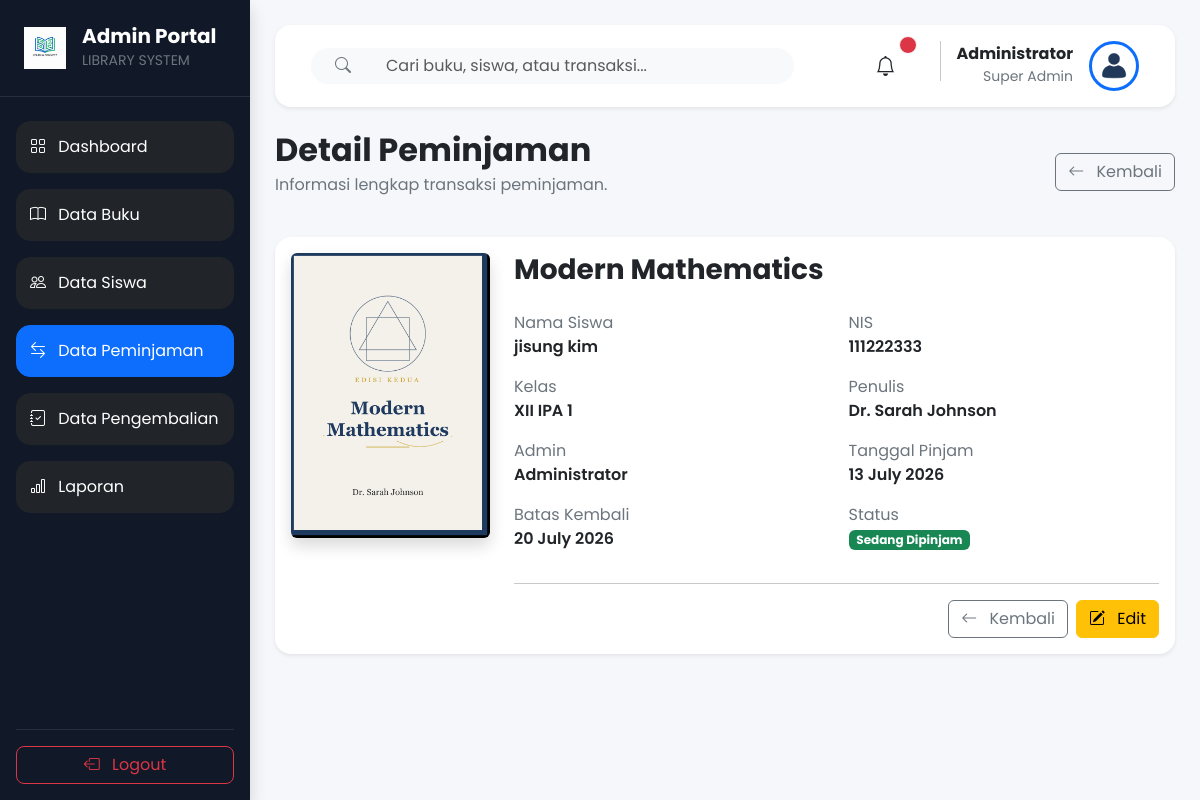
Page /admin/detail_peminjaman.php?id=6 (signed in) on the committed database.
### tables this page shows
CREATE TABLE `peminjaman` (
  `id_pinjam` int(11) NOT NULL,
  `id_siswa` int(11) NOT NULL,
  `id_buku` int(11) NOT NULL,
  `id_admin` int(11) NOT NULL,
  `tanggal_pinjam` date DEFAULT NULL,
  `batas_kembali` date DEFAULT NULL,
  `status` enum('Dipinjam','Dikembalikan','Terlambat') DEFAULT 'Dipinjam'
);

CREATE TABLE `buku` (
  `id_buku` int(11) NOT NULL,
  `isbn` varchar(30) DEFAULT NULL,
  `judul` varchar(200) NOT NULL,
  `penulis` varchar(150) DEFAULT NULL,
  `penerbit` varchar(150) DEFAULT NULL,
  `tahun_terbit` year(4) DEFAULT NULL,
  `stok` int(11) DEFAULT 0,
  `cover` varchar(255) DEFAULT NULL,
  `deskripsi` text DEFAULT NULL,
  `id_kategori` int(11) DEFAULT NULL,
  `id_lokasi` int(11) DEFAULT NULL
);

CREATE TABLE `siswa` (
  `id_siswa` int(11) NOT NULL,
  `nis` varchar(20) NOT NULL,
  `nama_siswa` varchar(100) NOT NULL,
  `kelas` varchar(30) DEFAULT NULL,
  `jenis_kelamin` enum('L','P') DEFAULT NULL,
  `email` varchar(100) DEFAULT NULL,
  `no_hp` varchar(20) DEFAULT NULL,
  `alamat` text DEFAULT NULL,
  `password` varchar(255) NOT NULL,
  `foto` varchar(255) DEFAULT NULL,
  `created_at` timestamp NOT NULL DEFAULT current_timestamp()
);

### admin/detail_peminjaman.php (the view, shortened to what this page needs)
<?php
include "../config/koneksi.php";
$id = $_GET['id'];
$query = mysqli_query($conn,"
SELECT
peminjaman.*,
siswa.nama_siswa,
siswa.nis,
siswa.kelas,
siswa.foto,
buku.judul,
buku.penulis,
buku.cover,
admin.nama_admin
FROM peminjaman
INNER JOIN siswa
ON siswa.id_siswa=peminjaman.id_siswa
INNER JOIN buku
ON buku.id_buku=peminjaman.id_buku
INNER JOIN admin
ON admin.id_admin=peminjaman.id_admin
WHERE peminjaman.id_pinjam='$id'
");
$data = mysqli_fetch_assoc($query);
include "../includes/header.php";
include "../includes/sidebar_admin.php";
?>
<div
class="container-fluid"
style="
margin-left:250px;
padding:25px;
background:#F5F7FB;
min-height:100vh;
">
<?php include "../includes/navbar_admin.php"; ?>
<div class="d-flex justify-content-between align-items-center mb-4">
<div>
<h2 class="fw-bold mb-1">
Detail Peminjaman
</h2>
<p class="text-secondary">
Informasi lengkap transaksi peminjaman.
</p>
</div>
<a
href="peminjaman.php"
class="btn btn-outline-secondary">
<i class="bi bi-arrow-left me-2"></i>
Kembali
</a>
</div>
<div class="card border-0 shadow-sm rounded-4">
<div class="card-body">
<div class="row">
<div class="col-lg-3 text-center">
<?php
if(!empty($data['cover']) && file_exists("../assets/image/buku/".$data['cover'])){
?>
<img
src="../assets/image/buku/<?= $data['cover']; ?>"
class="img-fluid rounded shadow"
style="max-height:300px;object-fit:cover;">
<?php
}
?>
</div>
<div class="col-lg-9">
<h3 class="fw-bold mb-4">
    <?= $data['judul']; ?>
</h3>
<div class="row">
    <div class="col-md-6 mb-3">
        <label class="text-secondary">
            Nama Siswa
        </label>
        <div class="fw-semibold">
            <?= $data['nama_siswa']; ?>
        </div>
    </div>
    <div class="col-md-6 mb-3">
        <label class="text-secondary">
            NIS
        </label>
        <div class="fw-semibold">
            <?= $data['nis']; ?>
        </div>
    </div>
    <div class="col-md-6 mb-3">
        <label class="text-secondary">
            Kelas
        </label>
        <div class="fw-semibold">
            <?= $data['kelas']; ?>
        </div>
    </div>
    <div class="col-md-6 mb-3">
        <label class="text-secondary">
            Penulis
        </label>
        <div class="fw-semibold">
            <?= $data['penulis']; ?>
        </div>
    </div>
    <div class="col-md-6 mb-3">
        <label class="text-secondary">
            Admin
        </label>
        <div class="fw-semibold">
            <?= $data['nama_admin']; ?>
        </div>
    </div>
    <div class="col-md-6 mb-3">
        <label class="text-secondary">
            Tanggal Pinjam
        </label>
        <div class="fw-semibold">
            <?= date('d F Y', strtotime($data['tanggal_pinjam'])); ?>
        </div>
    </div>
    <div class="col-md-6 mb-3">
        <label class="text-secondary">
            Batas Kembali
        </label>
        <div class="fw-semibold">
            <?= date('d F Y', strtotime($data['batas_kembali'])); ?>
        </div>
    </div>
    <div class="col-md-6 mb-3">
        <label class="text-secondary">
            Status
        </label>
        <div>
<?php
if($data['status']=="Dipinjam"){
    if(strtotime($data['batas_kembali']) < strtotime(date("Y-m-d"))){
?>
<span class="badge bg-danger">
    Terlambat
</span>
<?php
    }else{
?>
<span class="badge bg-success">
    Sedang Dipinjam
</span>
<?php
    }
}else{
?>
<span class="badge bg-primary">
    Dikembalikan
</span>
<?php
}
?>
        </div>
    </div>
</div>
<hr>
<div class="d-flex justify-content-end gap-2">
    <a
        href="peminjaman.php"
        class="btn btn-outline-secondary">
        <i class="bi bi-arrow-left me-2"></i>
        Kembali
    </a>
    <a
        href="edit_peminjaman.php?id=<?= $data['id_pinjam']; ?>"
        class="btn btn-warning">
        <i class="bi bi-pencil-square me-2"></i>
        Edit
    </a>
</div>
</div>
</div>
</div>
<?php include "../includes/footer.php"; ?>

### includes/navbar_admin.php (shortened to what this page needs)
<?php
include "../config/koneksi.php";
$id_admin = $_SESSION['id'];
$queryAdmin = mysqli_query($conn,"
SELECT *
FROM admin
WHERE id_admin='$id_admin'
");
$admin = mysqli_fetch_assoc($queryAdmin);
$keyword = isset($_GET['search']) ? $_GET['search'] : "";
?>
<nav class="navbar bg-white shadow-sm rounded-4 px-4 py-3 mb-4">
    <div class="container-fluid">
        <form
            class="col-lg-7"
            method="GET"
            action="">
            <div class="input-group">
                <span
                    class="input-group-text
                    bg-light
                    border-0
                    rounded-start-pill
                    px-4">
                    <i class="bi bi-search text-secondary"></i>
                </span>
                <input
                    type="text"
                    name="search"
                    class="form-control border-0 bg-light rounded-end-pill"
                    placeholder="Cari buku, siswa, atau transaksi..."
                    value="<?= htmlspecialchars($keyword); ?>">
            </div>
        </form>
        <div class="d-flex align-items-center">
            <button
                class="btn border-0 bg-transparent position-relative me-4">
                <i class="bi bi-bell fs-5"></i>
                <span
                    class="position-absolute
                    top-0
                    start-100
                    translate-middle
                    p-2
                    bg-danger
                    border
                    border-light
                    rounded-circle">
                </span>
            </button>
            <div class="d-flex align-items-center ms-2">
                <div class="text-end me-3">
                    <h6 class="mb-0 fw-bold">
                        <?= $admin['nama_admin']; ?>
                    </h6>
                    <small class="text-secondary">
                        Super Admin
                    </small>
                </div>
                <img
    src="../assets/image/default-user.png"
    alt="Admin"
    width="50"
    height="50"
    class="rounded-circle border border-3 border-primary"
    style="object-fit:cover;">
            </div>
        </div>
    </div>
</nav>

### rows in the picture
peminjaman: id_buku.cover (picture), id_buku.judul "Modern Mathematics", id_siswa.nama_siswa "jisung kim", id_siswa.nis "111222333", id_siswa.kelas "XII IPA 1", id_buku.penulis "Dr. Sarah Johnson", id_admin.nama_admin "Administrator", tanggal_pinjam "13 July 2026", batas_kembali "20 July 2026"

### other values in the picture
$admin['nama_admin'] "Administrator"
